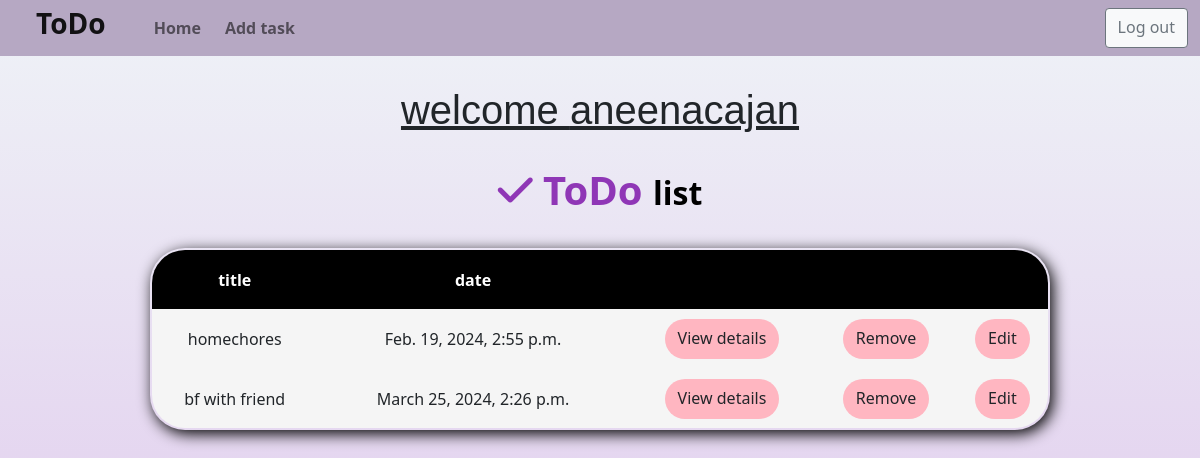
/todoapp/task/all/ (signed in), run on the app's committed database.
### todoapp/models.py (models this page shows, shortened)
class Task(models.Model):
    title=models.CharField(max_length=200)
    status_options=(
        ('completed','completed'),
        ('pending','pending')
    )
    status=models.CharField(max_length=200,choices=status_options,default='pending')
    date=models.DateTimeField(auto_now_add=True)
    user_object=models.ForeignKey(User,on_delete=models.CASCADE)

### todoapp/views.py (the view)
# urls.py: path("task/all/",views.TaskListView.as_view(),name="task-list"),
@method_decorator([signin_required,never_cache],name="dispatch")
class TaskListView(View):
    def get(self,request,*args,**kwargs):
        qs=Task.objects.filter(user_object=request.user)
        cur_month=timezone.now().month
        cur_year=timezone.now().year
        group_by_qs=Task.objects.filter(
            user_object=request.user,
            date__month=cur_month,
            date__year=cur_year
            ).values("status").annotate(number=Count("status"))
        print(group_by_qs)
        return render(request,"task_list.html",{"data":qs,"status_count":group_by_qs})

### todoapp/decorator.py (called while the page is built)
def signin_required(fn):
    def wrapper(request,*args,**kwargs):
        if not request.user.is_authenticated:
            messages.error(request,"invalid session")
            return redirect("signin")
        else:
            return fn(request,*args,**kwargs)
    return wrapper

### todoapp/templates/task_list.html (shortened to what this page needs)
<!DOCTYPE html>
<html lang="en">
<head>
    <link href="https://cdn.jsdelivr.net/npm/bootstrap@5.0.2/dist/css/bootstrap.min.css" rel="stylesheet">
</head>
<body>
    <nav class="navbar navbar-expand-lg navbar-light">
        <div class="container-fluid" style="height:40px">
          <h3 class="navbar-brand fs-3 px-4" style="font-family:system-ui, -apple-system, BlinkMacSystemFont, 'Segoe UI', Roboto, Oxygen, Ubuntu, Cantarell, 'Open Sans', 'Helvetica Neue', sans-serif;"><b>ToDo</b></h3>
          <div class="collapse navbar-collapse" id="navbarSupportedContent">
            <ul class="navbar-nav me-auto mb-2 mb-lg-0 gap-2">
              <li class="nav-item">
                <a class="nav-link" aria-current="page" href="{% url 'task-list' %}" id="ee"><b>Home</b></a>
              </li>
              <li class="nav-item">
                <a class="nav-link" href="{% url 'task-add' %}" id="ee"><b>Add task</b></a>
              </li>
            </ul>
            <div class="d-flex">
              <a href="{% url 'signout' %}" class="btn btn-light btn-outline-secondary">Log out</a>
            </div>
          </div>
        </div>
      </nav>
    <h1 class="d-flex justify-content-center" id="o">welcome {{request.user}}</h1><br>
    <h1 class="d-flex justify-content-center" id="t"><b><i class="fa-solid fa-check"></i> ToDo <font color="black" size="6px">list</font></b></h1>
    <center>
   <table>
    <tr>
    <th>title</th>
    <th>date</th>
    <th></th>
    <th></th>
    <th></th>
    </tr>
    {%for t in data%}
    <tr>
        <td>{{t.title}}</td>
        <td>{{t.date}}</td>
        <td><a href="{% url 'task-detail' t.id %}" class="btn rounded-pill" id="i">View details</a></td>
        <td><a href="{% url 'task-delete' t.id %}" class="btn rounded-pill" id="i">Remove</a></td>
        <td><a href="{% url 'task-update' t.id %}" class="btn rounded-pill" id="i">Edit</a></td>
    </tr>
    {%endfor%}
   </table>
</center>
</body>
</html>

### data on the page
Task: title "homechores", date "Feb. 19, 2024, 2:55 p.m."
Task: title "bf with friend", date "March 25, 2024, 2:26 p.m."

### other printed values
{{ request.user }} "aneenacajan"
